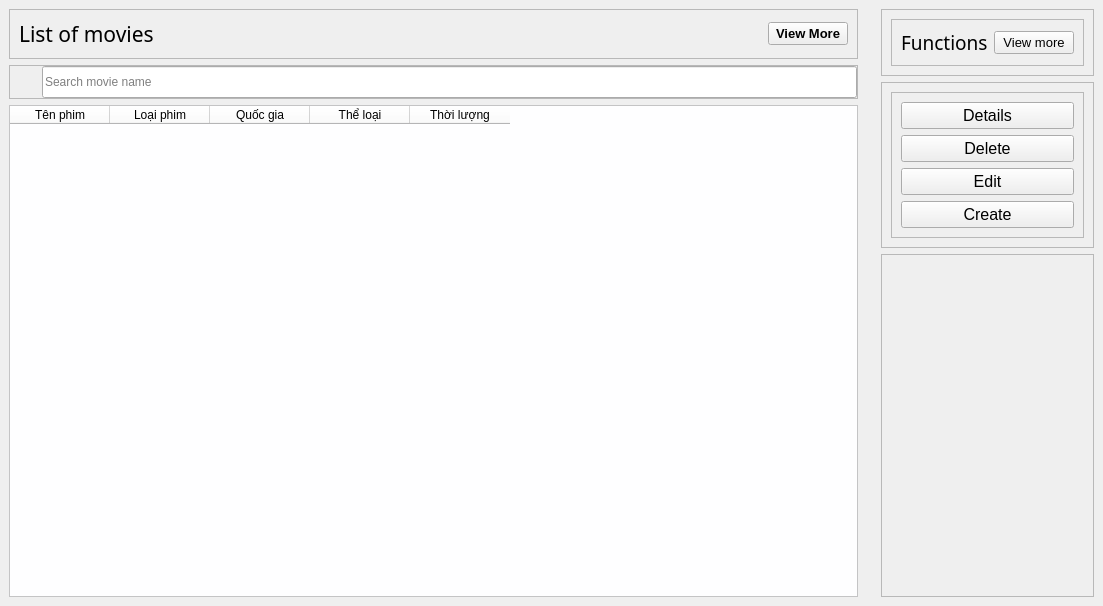
            <widget class="QWidget" name="mainFrame_2" native="true">
             <property name="sizePolicy">
              <sizepolicy hsizetype="Preferred" vsizetype="Preferred">
               <horstretch>0</horstretch>
               <verstretch>0</verstretch>
              </sizepolicy>
             </property>
             <property name="minimumSize">
              <size>
               <width>1103</width>
               <height>606</height>
              </size>
             </property>
             <property name="maximumSize">
              <size>
               <width>1103</width>
               <height>606</height>
              </size>
             </property>
             <layout class="QHBoxLayout" name="horizontalLayout_28">
              <property name="spacing">
               <number>5</number>
              </property>
              <property name="leftMargin">
               <number>0</number>
              </property>
              <property name="topMargin">
               <number>0</number>
              </property>
              <property name="rightMargin">
               <number>0</number>
              </property>
              <property name="bottomMargin">
               <number>0</number>
              </property>
              <item>
               <widget class="QWidget" name="widget_10" native="true">
                <property name="minimumSize">
                 <size>
                  <width>0</width>
                  <height>0</height>
                 </size>
                </property>
                <layout class="QVBoxLayout" name="verticalLayout_14">
                 <item alignment="Qt::AlignTop">
                  <widget class="QFrame" name="frame_12">
                   <property name="font">
                    <font>
                     <pointsize>12</pointsize>
                     <weight>75</weight>
                     <bold>true</bold>
                    </font>
                   </property>
                   <property name="frameShape">
                    <enum>QFrame::StyledPanel</enum>
                   </property>
                   <property name="frameShadow">
                    <enum>QFrame::Raised</enum>
                   </property>
                   <layout class="QHBoxLayout" name="horizontalLayout_29">
                    <item alignment="Qt::AlignLeft|Qt::AlignTop">
                     <widget class="QLabel" name="label_24">
                      <property name="font">
                       <font>
                        <family>Segoe UI Black</family>
                        <pointsize>16</pointsize>
                        <weight>10</weight>
                        <italic>false</italic>
                        <bold>false</bold>
                       </font>
                      </property>
                      <property name="styleSheet">
                       <string notr="true">font: 87 16pt &quot;Segoe UI Black&quot;;</string>
                      </property>
                      <property name="text">
                       <string>List of movies</string>
                      </property>
                     </widget>
                    </item>
                    <item alignment="Qt::AlignRight">
                     <widget class="QPushButton" name="pushButton_3">
                      <property name="font">
                       <font>
                        <pointsize>10</pointsize>
                       </font>
                      </property>
                      <property name="text">
                       <string>View More</string>
                      </property>
                      <property name="icon">
                       <iconset>
                        <normaloff>:/WhiteIcons/icons/WhiteIcons/arrow-right-circle.svg</normaloff>:/WhiteIcons/icons/WhiteIcons/arrow-right-circle.svg</iconset>
                      </property>
                      <property name="iconSize">
                       <size>
                        <width>32</width>
                        <height>32</height>
                       </size>
                      </property>
                     </widget>
                    </item>
                   </layout>
                  </widget>
                 </item>
                 <item>
                  <widget class="QFrame" name="searchFrame_7">
                   <property name="minimumSize">
                    <size>
                     <width>200</width>
                     <height>0</height>
                    </size>
                   </property>
                   <property name="frameShape">
                    <enum>QFrame::StyledPanel</enum>
                   </property>
                   <property name="frameShadow">
                    <enum>QFrame::Raised</enum>
                   </property>
                   <layout class="QHBoxLayout" name="horizontalLayout_55">
                    <property name="spacing">
                     <number>0</number>
                    </property>
                    <property name="leftMargin">
                     <number>0</number>
                    </property>
                    <property name="topMargin">
                     <number>0</number>
                    </property>
                    <property name="rightMargin">
                     <number>0</number>
                    </property>
                    <property name="bottomMargin">
                     <number>0</number>
                    </property>
                    <item>
                     <widget class="QLabel" name="label_55">
                      <property name="minimumSize">
                       <size>
                        <width>32</width>
                        <height>32</height>
                       </size>
                      </property>
                      <property name="maximumSize">
                       <size>
                        <width>32</width>
                        <height>32</height>
                       </size>
                      </property>
                      <property name="text">
                       <string/>
                      </property>
                      <property name="pixmap">
                       <pixmap>C:/Users/Nhu Anh/.designer/images/icons/RedIcons/search_ic.svg</pixmap>
                      </property>
                     </widget>
                    </item>
                    <item>
                     <widget class="QLineEdit" name="lineEdit_15">
                      <property name="sizePolicy">
                       <sizepolicy hsizetype="Expanding" vsizetype="Fixed">
                        <horstretch>0</horstretch>
                        <verstretch>0</verstretch>
                       </sizepolicy>
                      </property>
                      <property name="minimumSize">
                       <size>
                        <width>0</width>
                        <height>15</height>
                       </size>
                      </property>
                      <property name="maximumSize">
                       <size>
                        <width>16777215</width>
                        <height>32</height>
                       </size>
                      </property>
                      <property name="styleSheet">
                       <string notr="true">
font: 12pt &quot;Sans Serif Collection&quot;;</string>
                      </property>
                      <property name="placeholderText">
                       <string>Search movie name</string>
                      </property>
                     </widget>
                    </item>
                   </layout>
                  </widget>
                 </item>
                 <item>
                  <widget class="QTableWidget" name="tableWidget_2">
                   <property name="maximumSize">
                    <size>
                     <width>16777215</width>
                     <height>16777215</height>
                    </size>
                   </property>
                   <property name="styleSheet">
                    <string notr="true">background-color: rgb(254, 254, 255);
font: 75 bold 10pt &quot;MS Shell Dlg 2&quot;;</string>
                   </property>
                   <property name="columnCount">
                    <number>5</number>
                   </property>
                   <column>
                    <property name="text">
                     <string>Tên phim</string>
                    </property>
                   </column>
                   <column>
                    <property name="text">
                     <string>Loại phim</string>
                    </property>
                   </column>
                   <column>
                    <property name="text">
                     <string>Quốc gia</string>
                    </property>
                   </column>
                   <column>
                    <property name="text">
                     <string>Thể loại</string>
                    </property>
                   </column>
                   <column>
                    <property name="text">
                     <string>Thời lượng</string>
                    </property>
                   </column>
                  </widget>
                 </item>
                </layout>
               </widget>
              </item>
              <item alignment="Qt::AlignRight">
               <widget class="QWidget" name="widget_11" native="true">
                <layout class="QVBoxLayout" name="verticalLayout_15">
                 <item>
                  <widget class="QFrame" name="frame_16">
                   <property name="frameShape">
                    <enum>QFrame::StyledPanel</enum>
                   </property>
                   <property name="frameShadow">
                    <enum>QFrame::Raised</enum>
                   </property>
                   <layout class="QHBoxLayout" name="horizontalLayout_30">
                    <item>
                     <widget class="QFrame" name="frame_17">
                      <property name="frameShape">
                       <enum>QFrame::StyledPanel</enum>
                      </property>
                      <property name="frameShadow">
                       <enum>QFrame::Raised</enum>
                      </property>
                      <layout class="QHBoxLayout" name="horizontalLayout_31">
                       <item>
                        <widget class="QLabel" name="label_25">
                         <property name="font">
                          <font>
                           <family>Segoe UI Black</family>
                           <pointsize>14</pointsize>
                           <weight>10</weight>
                           <italic>false</italic>
                           <bold>false</bold>
                          </font>
                         </property>
                         <property name="styleSheet">
                          <string notr="true">font: 87 14pt &quot;Segoe UI Black&quot;;</string>
                         </property>
                         <property name="text">
                          <string>Functions</string>
                         </property>
                        </widget>
                       </item>
                       <item>
                        <widget class="QPushButton" name="pushButton_4">
                         <property name="font">
                          <font>
                           <pointsize>10</pointsize>
                          </font>
                         </property>
                         <property name="text">
                          <string>View more</string>
                         </property>
                         <property name="icon">
                          <iconset>
                           <normaloff>:/WhiteIcons/icons/WhiteIcons/arrow-right-circle.svg</normaloff>:/WhiteIcons/icons/WhiteIcons/arrow-right-circle.svg</iconset>
                         </property>
                         <property name="iconSize">
                          <size>
                           <width>32</width>
                           <height>32</height>
                          </size>
                         </property>
                        </widget>
                       </item>
                      </layout>
                     </widget>
                    </item>
                   </layout>
                  </widget>
                 </item>
                 <item alignment="Qt::AlignTop">
                  <widget class="QFrame" name="frame_18">
                   <property name="frameShape">
                    <enum>QFrame::StyledPanel</enum>
                   </property>
                   <property name="frameShadow">
                    <enum>QFrame::Raised</enum>
                   </property>
                   <layout class="QHBoxLayout" name="horizontalLayout_32">
                    <item>
                     <widget class="QFrame" name="frame_19">
                      <property name="frameShape">
                       <enum>QFrame::StyledPanel</enum>
                      </property>
                      <property name="frameShadow">
                       <enum>QFrame::Raised</enum>
                      </property>
                      <layout class="QVBoxLayout" name="verticalLayout_16">
                       <item>
                        <widget class="QPushButton" name="pushButtonDelete_5">
                         <property name="font">
                          <font>
                           <pointsize>12</pointsize>
                          </font>
                         </property>
                         <property name="text">
                          <string>Details</string>
                         </property>
                         <property name="icon">
                          <iconset>
                           <normaloff>C:/Users/Nhu Anh/.designer/images/icons/WhiteIcons/delete_ic.svg</normaloff>C:/Users/Nhu Anh/.designer/images/icons/WhiteIcons/delete_ic.svg</iconset>
                         </property>
                         <property name="iconSize">
                          <size>
                           <width>32</width>
                           <height>32</height>
                          </size>
                         </property>
                        </widget>
                       </item>
                       <item>
                        <widget class="QPushButton" name="pushButtonDelete_2">
                         <property name="font">
                          <font>
                           <pointsize>12</pointsize>
                          </font>
                         </property>
                         <property name="text">
                          <string>Delete</string>
                         </property>
                         <property name="icon">
                          <iconset>
                           <normaloff>C:/Users/Nhu Anh/.designer/images/icons/WhiteIcons/delete_ic.svg</normaloff>C:/Users/Nhu Anh/.designer/images/icons/WhiteIcons/delete_ic.svg</iconset>
                         </property>
                         <property name="iconSize">
                          <size>
                           <width>32</width>
                           <height>32</height>
                          </size>
                         </property>
                        </widget>
                       </item>
                       <item>
                        <widget class="QPushButton" name="pushButtonEdit_2">
                         <property name="font">
                          <font>
                           <pointsize>12</pointsize>
                          </font>
                         </property>
                         <property name="layoutDirection">
                          <enum>Qt::LeftToRight</enum>
                         </property>
                         <property name="text">
                          <string>Edit</string>
                         </property>
                         <property name="icon">
                          <iconset>
                           <normaloff>C:/Users/Nhu Anh/.designer/images/icons/WhiteIcons/edit_ic.svg</normaloff>C:/Users/Nhu Anh/.designer/images/icons/WhiteIcons/edit_ic.svg</iconset>
                         </property>
                         <property name="iconSize">
                          <size>
                           <width>32</width>
                           <height>32</height>
                          </size>
                         </property>
                         <property name="checkable">
                          <bool>false</bool>
                         </property>
                        </widget>
                       </item>
                       <item>
                        <widget class="QPushButton" name="pushButtonCreate_2">
                         <property name="font">
                          <font>
                           <pointsize>12</pointsize>
                          </font>
                         </property>
                         <property name="text">
                          <string>Create</string>
                         </property>
                         <property name="icon">
                          <iconset>
                           <normaloff>C:/Users/Nhu Anh/.designer/images/icons/WhiteIcons/create_ic.svg</normaloff>C:/Users/Nhu Anh/.designer/images/icons/WhiteIcons/create_ic.svg</iconset>
                         </property>
                         <property name="iconSize">
                          <size>
                           <width>32</width>
                           <height>32</height>
                          </size>
                         </property>
                        </widget>
                       </item>
                      </layout>
                     </widget>
                    </item>
                   </layout>
                  </widget>
                 </item>
                 <item>
                  <widget class="QFrame" name="frame_20">
                   <property name="frameShape">
                    <enum>QFrame::StyledPanel</enum>
                   </property>
                   <property name="frameShadow">
                    <enum>QFrame::Raised</enum>
                   </property>
                   <layout class="QHBoxLayout" name="horizontalLayout_33">
                    <item>
                     <widget class="QLabel" name="label_26">
                      <property name="maximumSize">
                       <size>
                        <width>50</width>
                        <height>50</height>
                       </size>
                      </property>
                      <property name="font">
                       <font>
                        <pointsize>12</pointsize>
                       </font>
                      </property>
                      <property name="text">
                       <string/>
                      </property>
                      <property name="pixmap">
                       <pixmap>C:/Users/Nhu Anh/.designer/images/Admin/UEL_Logo.png</pixmap>
                      </property>
                      <property name="scaledContents">
                       <bool>true</bool>
                      </property>
                     </widget>
                    </item>
                    <item>
                     <spacer name="verticalSpacer_2">
                      <property name="orientation">
                       <enum>Qt::Vertical</enum>
                      </property>
                      <property name="sizeHint" stdset="0">
                       <size>
                        <width>20</width>
                        <height>40</height>
                       </size>
                      </property>
                     </spacer>
                    </item>
                    <item>
                     <widget class="QLabel" name="label_27">
                      <property name="maximumSize">
                       <size>
                        <width>50</width>
                        <height>50</height>
                       </size>
                      </property>
                      <property name="text">
                       <string/>
                      </property>
                      <property name="pixmap">
                       <pixmap>C:/Users/Nhu Anh/.designer/images/Admin/FIS_Logo.png</pixmap>
                      </property>
                      <property name="scaledContents">
                       <bool>true</bool>
                      </property>
                     </widget>
                    </item>
                   </layout>
                  </widget>
                 </item>
                </layout>
               </widget>
              </item>
             </layout>
            </widget>
